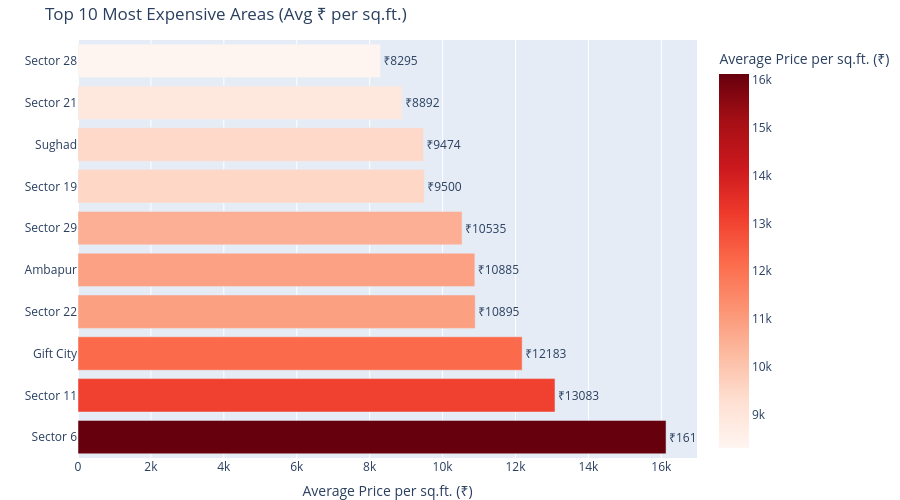

The notebook cell this image was saved under:
### Code cell
# Compute price per sqft in Rupees
df['price_inr'] = df['Price'] * 100000   # convert Lakhs → Rupees
df['price_per_sqft'] = df['price_inr'] / df['Area']

# Group by Mapped_Area
area_avg = df.groupby('Mapped_Area')['price_per_sqft'].mean().reset_index()
area_avg = area_avg.sort_values('price_per_sqft', ascending=False).head(10)

# Create horizontal bar chart
fig = px.bar(
    area_avg,
    x='price_per_sqft',
    y='Mapped_Area',
    orientation='h',
    title='Top 10 Most Expensive Areas (Avg ₹ per sq.ft.)',
    labels={'price_per_sqft': 'Average Price per sq.ft. (₹)', 'Mapped_Area': ''},
    color='price_per_sqft',
    color_continuous_scale='Reds',
    text='price_per_sqft'
)

fig.update_traces(texttemplate='₹%{text:.0f}', textposition='outside')
fig.update_layout(height=500, margin=dict(l=0, r=0, t=40, b=0))
fig.show()

### Figure 1 — Plotly figure (JSON) as saved in the notebook; plotly's stock layout.template omitted (floating-point values rounded to 4 significant figures)
{"data": [{"hovertemplate": "Average Price per sq.ft. (₹)=%{marker.color}<br>=%{y}<extra></extra>", "legendgroup": "", "marker": {"color": [16130.0, 13080.0, 12180.0, 10890.0, 10890.0, 10530.0, 9500.0, 9474.0, 8892.0, 8295.0], "coloraxis": "coloraxis", "pattern": {"shape": ""}}, "name": "", "orientation": "h", "showlegend": false, "text": [16130.0, 13080.0, 12180.0, 10890.0, 10890.0, 10530.0, 9500.0, 9474.0, 8892.0, 8295.0], "textposition": "outside", "texttemplate": "₹%{text:.0f}", "type": "bar", "x": [16130.0, 13080.0, 12180.0, 10890.0, 10890.0, 10530.0, 9500.0, 9474.0, 8892.0, 8295.0], "xaxis": "x", "y": ["Sector 6", "Sector 11", "Gift City", "Sector 22", "Ambapur", "Sector 29", "Sector 19", "Sughad", "Sector 21", "Sector 28"], "yaxis": "y"}], "layout": {"barmode": "relative", "coloraxis": {"colorbar": {"title": {"text": "Average Price per sq.ft. (₹)"}}, "colorscale": [[0, "rgb(255,245,240)"], [0.125, "rgb(254,224,210)"], [0.25, "rgb(252,187,161)"], [0.375, "rgb(252,146,114)"], [0.5, "rgb(251,106,74)"], [0.625, "rgb(239,59,44)"], [0.75, "rgb(203,24,29)"], [0.875, "rgb(165,15,21)"], [1, "rgb(103,0,13)"]]}, "height": 500, "legend": {"tracegroupgap": 0}, "margin": {"b": 0, "l": 0, "r": 0, "t": 40}, "title": {"text": "Top 10 Most Expensive Areas (Avg ₹ per sq.ft.)"}, "xaxis": {"anchor": "y", "domain": [0, 1], "title": {"text": "Average Price per sq.ft. (₹)"}}, "yaxis": {"anchor": "x", "domain": [0, 1], "title": {"text": ""}}}}
